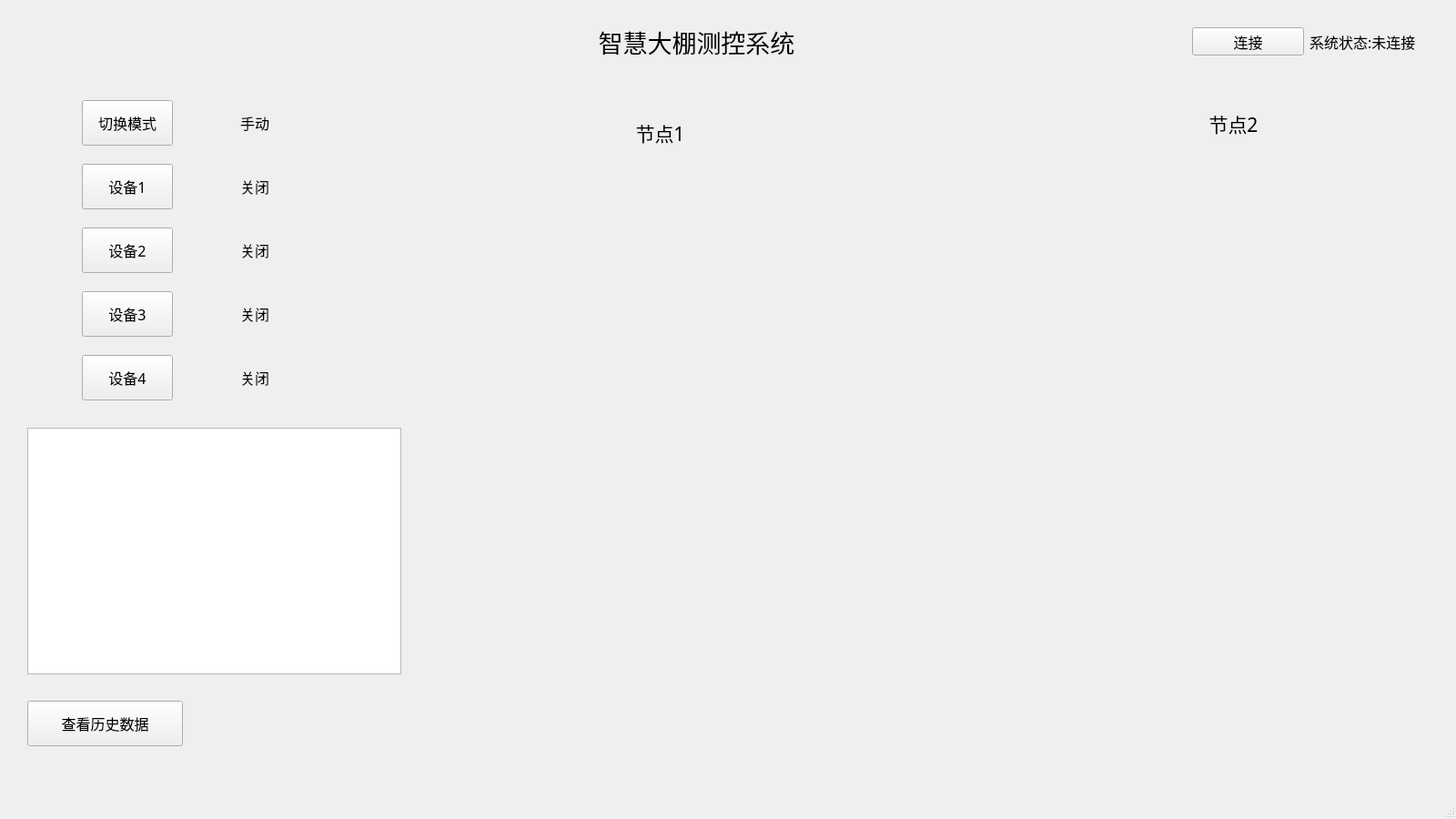
<?xml version="1.0" encoding="UTF-8"?>
<ui version="4.0">
 <class>MainWindow</class>
 <widget class="QMainWindow" name="MainWindow">
  <property name="geometry">
   <rect>
    <x>0</x>
    <y>0</y>
    <width>1600</width>
    <height>900</height>
   </rect>
  </property>
  <property name="windowTitle">
   <string>MainWindow</string>
  </property>
  <widget class="QWidget" name="centralwidget">
   <widget class="QWidget" name="layoutWidget">
    <property name="geometry">
     <rect>
      <x>1310</x>
      <y>30</y>
      <width>252</width>
      <height>31</height>
     </rect>
    </property>
    <layout class="QHBoxLayout" name="horizontalLayout">
     <item>
      <widget class="QPushButton" name="buttonConnect">
       <property name="font">
        <font>
         <family>楷体</family>
         <pointsize>12</pointsize>
        </font>
       </property>
       <property name="text">
        <string>连接</string>
       </property>
      </widget>
     </item>
     <item>
      <widget class="QLabel" name="State">
       <property name="font">
        <font>
         <family>楷体</family>
         <pointsize>12</pointsize>
        </font>
       </property>
       <property name="text">
        <string>系统状态:未连接</string>
       </property>
      </widget>
     </item>
    </layout>
   </widget>
   <widget class="QLabel" name="label">
    <property name="geometry">
     <rect>
      <x>590</x>
      <y>20</y>
      <width>351</width>
      <height>51</height>
     </rect>
    </property>
    <property name="font">
     <font>
      <family>楷体</family>
      <pointsize>20</pointsize>
     </font>
    </property>
    <property name="text">
     <string>智慧大棚测控系统</string>
    </property>
    <property name="alignment">
     <set>Qt::AlignCenter</set>
    </property>
   </widget>
   <widget class="QCustomPlot" name="charts_1" native="true">
    <property name="geometry">
     <rect>
      <x>480</x>
      <y>170</y>
      <width>531</width>
      <height>601</height>
     </rect>
    </property>
   </widget>
   <widget class="QCustomPlot" name="charts_2" native="true">
    <property name="geometry">
     <rect>
      <x>1100</x>
      <y>170</y>
      <width>481</width>
      <height>601</height>
     </rect>
    </property>
   </widget>
   <widget class="QPushButton" name="mode_bt">
    <property name="geometry">
     <rect>
      <x>90</x>
      <y>110</y>
      <width>100</width>
      <height>50</height>
     </rect>
    </property>
    <property name="font">
     <font>
      <family>楷体</family>
      <pointsize>12</pointsize>
     </font>
    </property>
    <property name="text">
     <string>切换模式</string>
    </property>
   </widget>
   <widget class="QLabel" name="mode_lb">
    <property name="geometry">
     <rect>
      <x>230</x>
      <y>110</y>
      <width>100</width>
      <height>50</height>
     </rect>
    </property>
    <property name="font">
     <font>
      <family>楷体</family>
      <pointsize>12</pointsize>
     </font>
    </property>
    <property name="text">
     <string>手动</string>
    </property>
    <property name="alignment">
     <set>Qt::AlignCenter</set>
    </property>
   </widget>
   <widget class="QPushButton" name="device1_bt">
    <property name="geometry">
     <rect>
      <x>90</x>
      <y>180</y>
      <width>100</width>
      <height>50</height>
     </rect>
    </property>
    <property name="font">
     <font>
      <family>楷体</family>
      <pointsize>12</pointsize>
     </font>
    </property>
    <property name="text">
     <string>设备1</string>
    </property>
   </widget>
   <widget class="QLabel" name="device1_lb">
    <property name="geometry">
     <rect>
      <x>230</x>
      <y>180</y>
      <width>100</width>
      <height>50</height>
     </rect>
    </property>
    <property name="font">
     <font>
      <family>楷体</family>
      <pointsize>12</pointsize>
     </font>
    </property>
    <property name="text">
     <string>关闭</string>
    </property>
    <property name="alignment">
     <set>Qt::AlignCenter</set>
    </property>
   </widget>
   <widget class="QPushButton" name="device2_bt">
    <property name="geometry">
     <rect>
      <x>90</x>
      <y>250</y>
      <width>100</width>
      <height>50</height>
     </rect>
    </property>
    <property name="font">
     <font>
      <family>楷体</family>
      <pointsize>12</pointsize>
     </font>
    </property>
    <property name="text">
     <string>设备2</string>
    </property>
   </widget>
   <widget class="QLabel" name="device2_lb">
    <property name="geometry">
     <rect>
      <x>230</x>
      <y>250</y>
      <width>100</width>
      <height>50</height>
     </rect>
    </property>
    <property name="font">
     <font>
      <family>楷体</family>
      <pointsize>12</pointsize>
     </font>
    </property>
    <property name="text">
     <string>关闭</string>
    </property>
    <property name="alignment">
     <set>Qt::AlignCenter</set>
    </property>
   </widget>
   <widget class="QPushButton" name="device3_bt">
    <property name="geometry">
     <rect>
      <x>90</x>
      <y>320</y>
      <width>100</width>
      <height>50</height>
     </rect>
    </property>
    <property name="font">
     <font>
      <family>楷体</family>
      <pointsize>12</pointsize>
     </font>
    </property>
    <property name="text">
     <string>设备3</string>
    </property>
   </widget>
   <widget class="QPushButton" name="device4_bt">
    <property name="geometry">
     <rect>
      <x>90</x>
      <y>390</y>
      <width>100</width>
      <height>50</height>
     </rect>
    </property>
    <property name="font">
     <font>
      <family>楷体</family>
      <pointsize>12</pointsize>
     </font>
    </property>
    <property name="text">
     <string>设备4</string>
    </property>
   </widget>
   <widget class="QLabel" name="device4_lb">
    <property name="geometry">
     <rect>
      <x>230</x>
      <y>390</y>
      <width>100</width>
      <height>50</height>
     </rect>
    </property>
    <property name="font">
     <font>
      <family>楷体</family>
      <pointsize>12</pointsize>
     </font>
    </property>
    <property name="text">
     <string>关闭</string>
    </property>
    <property name="alignment">
     <set>Qt::AlignCenter</set>
    </property>
   </widget>
   <widget class="QLabel" name="device3_lb">
    <property name="geometry">
     <rect>
      <x>230</x>
      <y>320</y>
      <width>100</width>
      <height>50</height>
     </rect>
    </property>
    <property name="font">
     <font>
      <family>楷体</family>
      <pointsize>12</pointsize>
     </font>
    </property>
    <property name="text">
     <string>关闭</string>
    </property>
    <property name="alignment">
     <set>Qt::AlignCenter</set>
    </property>
   </widget>
   <widget class="QLabel" name="label_8">
    <property name="geometry">
     <rect>
      <x>630</x>
      <y>120</y>
      <width>191</width>
      <height>51</height>
     </rect>
    </property>
    <property name="font">
     <font>
      <family>楷体</family>
      <pointsize>16</pointsize>
     </font>
    </property>
    <property name="text">
     <string>节点1</string>
    </property>
    <property name="alignment">
     <set>Qt::AlignCenter</set>
    </property>
   </widget>
   <widget class="QLabel" name="label_9">
    <property name="geometry">
     <rect>
      <x>1260</x>
      <y>110</y>
      <width>191</width>
      <height>51</height>
     </rect>
    </property>
    <property name="font">
     <font>
      <family>楷体</family>
      <pointsize>16</pointsize>
     </font>
    </property>
    <property name="text">
     <string>节点2</string>
    </property>
    <property name="alignment">
     <set>Qt::AlignCenter</set>
    </property>
   </widget>
   <widget class="QPlainTextEdit" name="editLog">
    <property name="geometry">
     <rect>
      <x>30</x>
      <y>470</y>
      <width>411</width>
      <height>271</height>
     </rect>
    </property>
   </widget>
   <widget class="QPushButton" name="record_bt">
    <property name="geometry">
     <rect>
      <x>30</x>
      <y>770</y>
      <width>171</width>
      <height>50</height>
     </rect>
    </property>
    <property name="font">
     <font>
      <family>楷体</family>
      <pointsize>12</pointsize>
     </font>
    </property>
    <property name="text">
     <string>查看历史数据</string>
    </property>
   </widget>
  </widget>
  <widget class="QMenuBar" name="menubar">
   <property name="geometry">
    <rect>
     <x>0</x>
     <y>0</y>
     <width>1600</width>
     <height>26</height>
    </rect>
   </property>
  </widget>
  <widget class="QStatusBar" name="statusbar"/>
 </widget>
 <customwidgets>
  <customwidget>
   <class>QCustomPlot</class>
   <extends>QWidget</extends>
   <header location="global">qcustomplot.h</header>
   <container>1</container>
  </customwidget>
 </customwidgets>
 <resources/>
 <connections/>
</ui>
